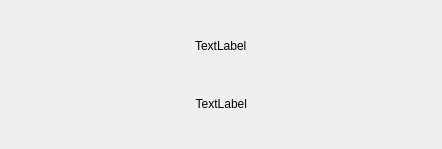
<?xml version="1.0" encoding="UTF-8"?>
<ui version="4.0">
 <class>textChat</class>
 <widget class="QWidget" name="textChat">
  <property name="geometry">
   <rect>
    <x>0</x>
    <y>0</y>
    <width>442</width>
    <height>149</height>
   </rect>
  </property>
  <property name="windowTitle">
   <string>Form</string>
  </property>
  <property name="styleSheet">
   <string notr="true"/>
  </property>
  <layout class="QHBoxLayout" name="horizontalLayout_2">
   <item>
    <layout class="QHBoxLayout" name="horizontalLayout">
     <item>
      <spacer name="horizontalSpacer">
       <property name="orientation">
        <enum>Qt::Orientation::Horizontal</enum>
       </property>
       <property name="sizeHint" stdset="0">
        <size>
         <width>168</width>
         <height>17</height>
        </size>
       </property>
      </spacer>
     </item>
     <item>
      <widget class="QFrame" name="frameBubble">
       <property name="minimumSize">
        <size>
         <width>0</width>
         <height>0</height>
        </size>
       </property>
       <property name="maximumSize">
        <size>
         <width>280</width>
         <height>16777215</height>
        </size>
       </property>
       <property name="styleSheet">
        <string notr="true"/>
       </property>
       <property name="frameShape">
        <enum>QFrame::Shape::NoFrame</enum>
       </property>
       <property name="frameShadow">
        <enum>QFrame::Shadow::Plain</enum>
       </property>
       <layout class="QVBoxLayout" name="verticalLayout_2">
        <item>
         <layout class="QVBoxLayout" name="verticalLayout">
          <item>
           <widget class="QLabel" name="lblText">
            <property name="styleSheet">
             <string notr="true"/>
            </property>
            <property name="frameShape">
             <enum>QFrame::Shape::NoFrame</enum>
            </property>
            <property name="text">
             <string>TextLabel</string>
            </property>
           </widget>
          </item>
          <item>
           <widget class="QLabel" name="lblTime">
            <property name="frameShape">
             <enum>QFrame::Shape::NoFrame</enum>
            </property>
            <property name="text">
             <string>TextLabel</string>
            </property>
            <property name="alignment">
             <set>Qt::AlignmentFlag::AlignRight|Qt::AlignmentFlag::AlignTrailing|Qt::AlignmentFlag::AlignVCenter</set>
            </property>
           </widget>
          </item>
         </layout>
        </item>
       </layout>
      </widget>
     </item>
     <item>
      <spacer name="horizontalSpacer_2">
       <property name="orientation">
        <enum>Qt::Orientation::Horizontal</enum>
       </property>
       <property name="sizeHint" stdset="0">
        <size>
         <width>167</width>
         <height>17</height>
        </size>
       </property>
      </spacer>
     </item>
    </layout>
   </item>
  </layout>
 </widget>
 <resources/>
 <connections/>
</ui>
